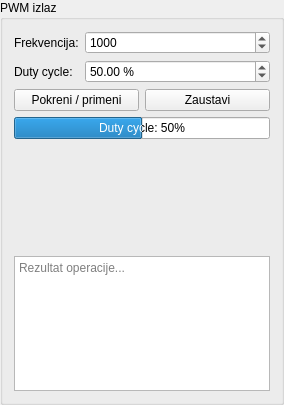
<?xml version="1.0" encoding="UTF-8"?>
<ui version="4.0"><class>PWMRoot</class><widget class="QGroupBox" name="PWMRoot"><property name="title"><string>PWM izlaz</string></property><layout class="QVBoxLayout" name="verticalLayout"><item><layout class="QFormLayout" name="formLayout">
<item row="0" column="0"><widget class="QLabel" name="labelFrequency"><property name="text"><string>Frekvencija:</string></property></widget></item><item row="0" column="1"><widget class="QSpinBox" name="frequencySpin"><property name="minimum"><number>1</number></property><property name="maximum"><number>100000</number></property><property name="value"><number>1000</number></property></widget></item>
<item row="1" column="0"><widget class="QLabel" name="labelDuty"><property name="text"><string>Duty cycle:</string></property></widget></item><item row="1" column="1"><widget class="QDoubleSpinBox" name="dutySpin"><property name="maximum"><double>100.000000000000000</double></property><property name="value"><double>50.000000000000000</double></property><property name="suffix"><string> %</string></property></widget></item>
</layout></item><item><layout class="QHBoxLayout" name="buttonRow"><item><widget class="QPushButton" name="startButton"><property name="text"><string>Pokreni / primeni</string></property></widget></item><item><widget class="QPushButton" name="stopButton"><property name="text"><string>Zaustavi</string></property></widget></item></layout></item><item><widget class="QProgressBar" name="dutyBar"><property name="value"><number>50</number></property><property name="format"><string>Duty cycle: %p%</string></property></widget></item><item><widget class="QWidget" name="waveformContainer" native="true"><property name="minimumSize"><size><width>0</width><height>105</height></size></property><layout class="QVBoxLayout" name="waveformLayout"><property name="leftMargin"><number>0</number></property><property name="topMargin"><number>0</number></property><property name="rightMargin"><number>0</number></property><property name="bottomMargin"><number>0</number></property></layout></widget></item><item><widget class="QPlainTextEdit" name="logEdit"><property name="maximumSize"><size><width>16777215</width><height>135</height></size></property><property name="readOnly"><bool>true</bool></property><property name="placeholderText"><string>Rezultat operacije...</string></property></widget></item></layout></widget><resources/><connections/></ui>
